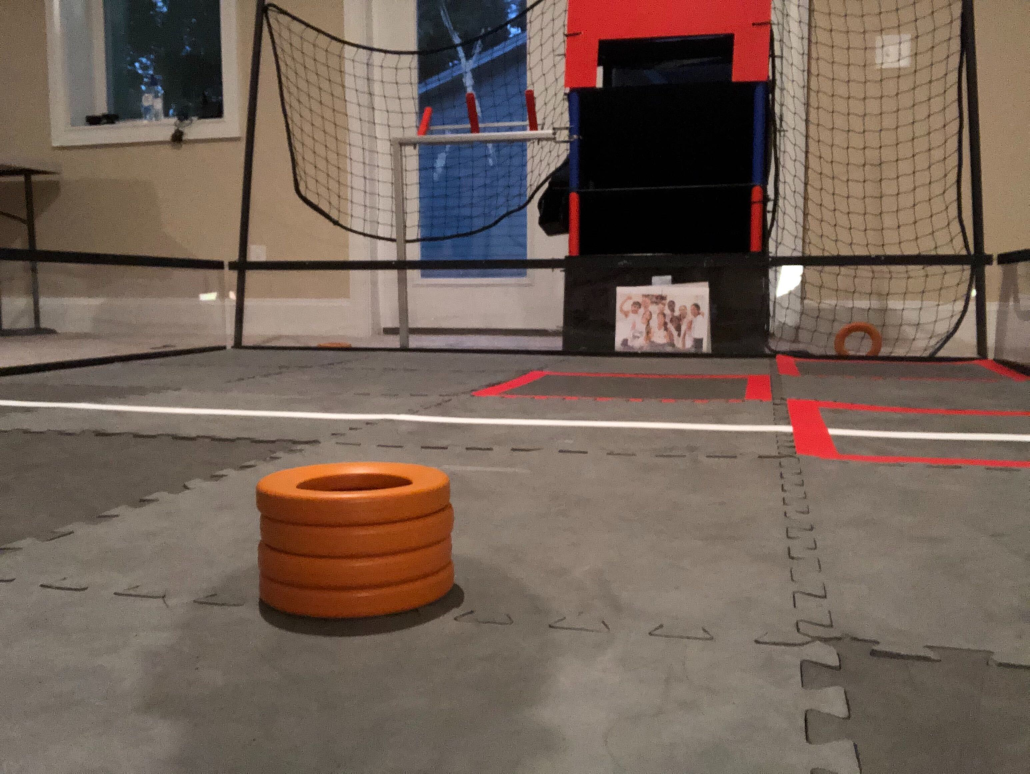
#> input picture opencv/four-rings.jpg, 3088 x 2320 px (shown at 1/3 size)
$ python 'findrings copy.py'
#> lines starting #> are read from the running program, lines starting #| are printed output that depends on the picture; after the words box and inside, x2 and y2 are one past the last pixel; in counts of white or black regions, pixels touching at a corner belong together
import cv2
import numpy as np
import os

# See https://www.youtube.com/watch?v=WQeoO7MI0Bs
# chapter 7 masking an image
# chapter 8 contours

img = cv2.imread('four-rings.jpg')
#> img is the input picture: shape (2320, 3088, 3); mean B, G, R 86.8, 97.7, 115
# img = cv2.imread('no-rings.jpg')
# img = cv2.imread('one-ring.jpg')
imgResize = cv2.resize(img,(640,480))
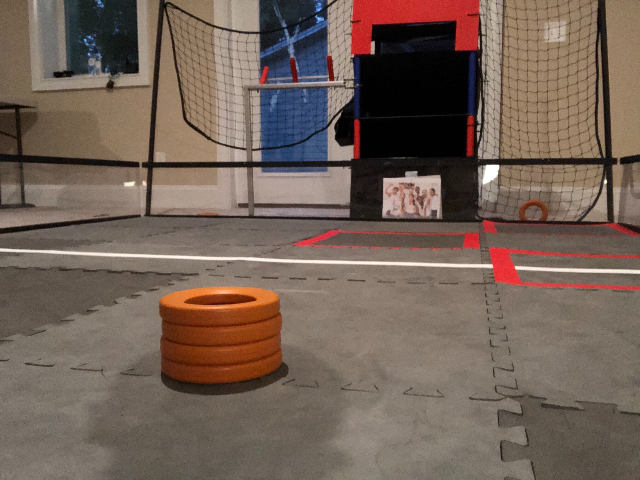
#> imgResize: shape (480, 640, 3); mean B, G, R 86.7, 97.6, 114.9
cv2.imshow('640x480 Image', imgResize)

imgHSV = cv2.cvtColor(imgResize, cv2.COLOR_BGR2HSV)
#> imgHSV: shape (480, 640, 3); mean H, S, V 21.8, 68.3, 116.9
cv2.imshow('HSV Image', imgHSV)

lower = np.array([6,155,70])
upper = np.array([67,255,255])
mask = cv2.inRange(imgHSV, lower, upper)
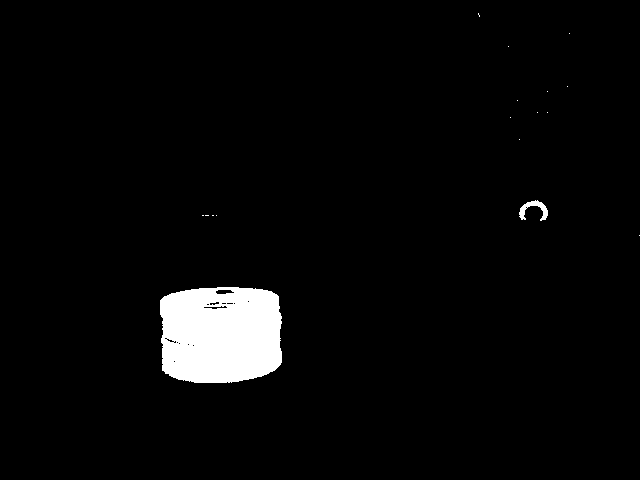
#> mask: shape (480, 640); 3.5% white; 17 white regions (15 under 20 px), largest, box (x1, y1, x2, y2) and area: (160, 287, 282, 383) 10480, (519, 200, 548, 221) 242
blurMask = cv2.medianBlur(mask,11)
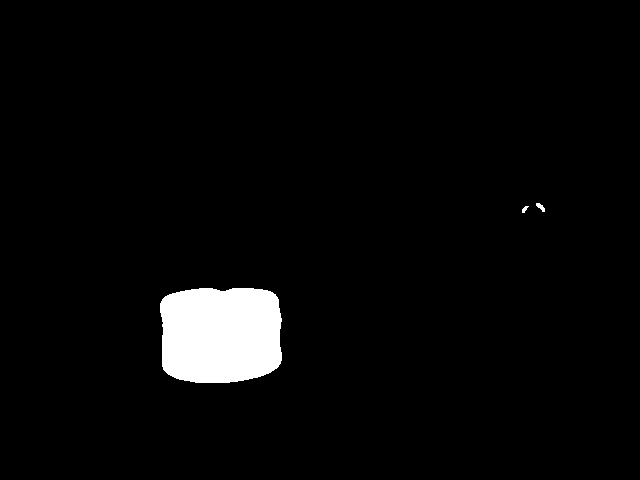
#> blurMask: shape (480, 640); 3.4% white; 3 white regions, box (x1, y1, x2, y2) and area: (160, 288, 282, 383) 10515, (536, 203, 545, 212) 43, (522, 206, 529, 213) 27
cannyMask = cv2.Canny(blurMask,0,1)
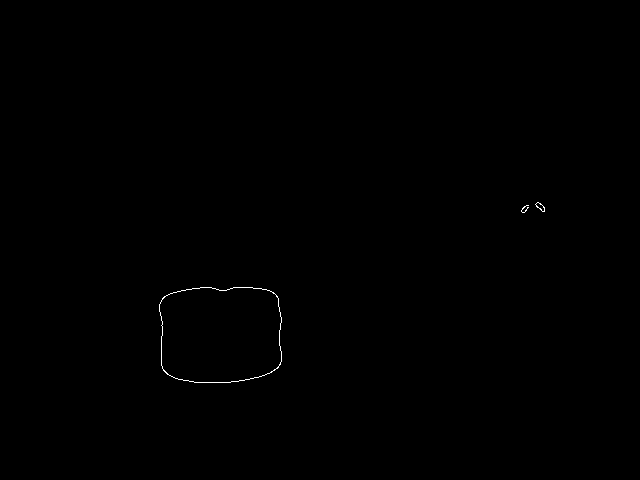
#> cannyMask: shape (480, 640); 0.14% white in thin lines or dots, all inside (x1, y1, x2, y2) = (159, 202, 545, 383)

cv2.imshow('Mask', mask)
cv2.imshow('Blur Mask', blurMask)
cv2.imshow('Canny Mask', cannyMask)

# find the bounding rectangles
contours, hiearchy = cv2.findContours(cannyMask, cv2.RETR_EXTERNAL, cv2.CHAIN_APPROX_NONE)
#> contours = 3 contours, 1 with area under 20; largest, box (x1, y1, x2, y2) and area: (159, 287, 282, 383) 10522, (535, 202, 545, 212) 42; hiearchy = [[1, -1, -1, -1], [2, 0, -1, -1], [-1, 1, -1, -1]]
ringContourArea = 0
ringFound = False
for c in contours:
     poly = cv2.approxPolyDP(c,3,True)
     rect = cv2.boundingRect(poly)
     contourArea = cv2.contourArea(c)
     if (contourArea > ringContourArea and contourArea > 1000):
          ringFound = True
          ringContourArea = contourArea
          ringContour = c
          ringBoundingRect = rect
#> this loop made 3 passes
#> (contourArea, ringFound, ringContourArea, ringBoundingRect) on pass 1: (10522.5, True, 10522.5, (161, 287, 121, 96))
#> (poly, rect, contourArea) on pass 3: ([[537, 202], [536, 206], [544, 211]], (536, 202, 9, 10), 42.5)
#> after the loop, ringContour = contour of 373 points, box (x1, y1, x2, y2) (159, 287, 282, 383), area 10522; ringContourArea = 10522.5; ringFound = True

if (ringFound):
     if(ringContourArea < 7500):
          print("Found One Ring")
     else:
          print("Found Four Rings")
     print(ringContourArea)
#| 10522.5
     print(ringBoundingRect)
#| (161, 287, 121, 96)
else:
     print("Found No Rings")

cv2.waitKey(0)


# [19 lines of commented-out code are left out]
